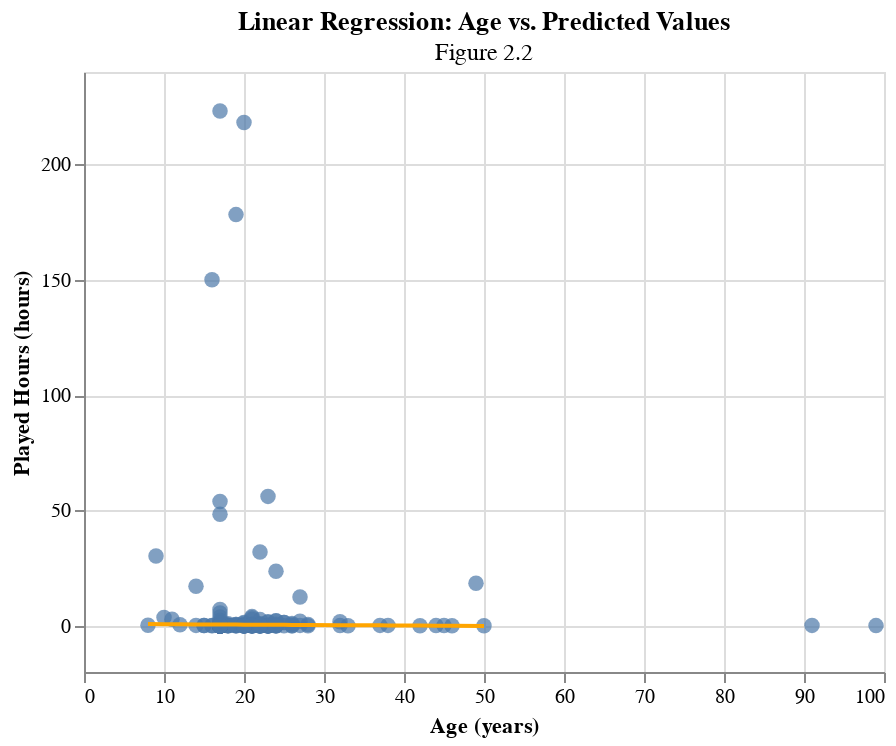

This figure's notebook cell:
### Markdown cell above
In addition to the actual vs. predicted graph, a graph representing the linear line produced by the linear regression model is overlayed with the orinal data graph to better visualize the model's performance.

### Code cell
lr_chart = (scatter_chart + 
            alt.Chart(lr_combined_data).mark_line(color="orange").encode(
                x="age",
                y="predicted"
            )
).properties(
    title={
        "text": "Linear Regression: Age vs. Predicted Values",
        "subtitle": "Figure 2.2"
    },
    width=400,
    height=300
)

lr_chart

### Figure 1 — Vega-Lite specification as saved in the notebook (floating-point values rounded to 4 significant figures; data arrays with more than 128 entries replaced by an {"elided": "..."} marker saying what was removed)
{"config": {"view": {"continuousWidth": 300, "continuousHeight": 300}}, "layer": [{"data": {"name": "data-5ed4194a842caecf700eb109c7b4a004"}, "mark": {"type": "circle", "size": 60}, "encoding": {"tooltip": [{"field": "age", "type": "quantitative"}, {"field": "played_hours", "type": "quantitative"}], "x": {"field": "age", "title": "Age (years)", "type": "quantitative"}, "y": {"field": "played_hours", "title": "Played Hours (hours)", "type": "quantitative"}}, "title": {"text": "Scatter Plot of Age vs. Played Hours", "subtitle": "Figure 1.3"}}, {"data": {"name": "data-19d14ad8d391c94723631695dd1fdef2"}, "mark": {"type": "line", "color": "orange"}, "encoding": {"x": {"field": "age", "type": "quantitative"}, "y": {"field": "predicted", "type": "quantitative"}}}], "height": 300, "title": {"text": "Linear Regression: Age vs. Predicted Values", "subtitle": "Figure 2.2"}, "width": 400, "$schema": "https://vega.github.io/schema/vega-lite/v5.20.1.json", "datasets": {"data-5ed4194a842caecf700eb109c7b4a004": {"elided": "196 records"}, "data-19d14ad8d391c94723631695dd1fdef2": {"elided": "181 records"}}}
